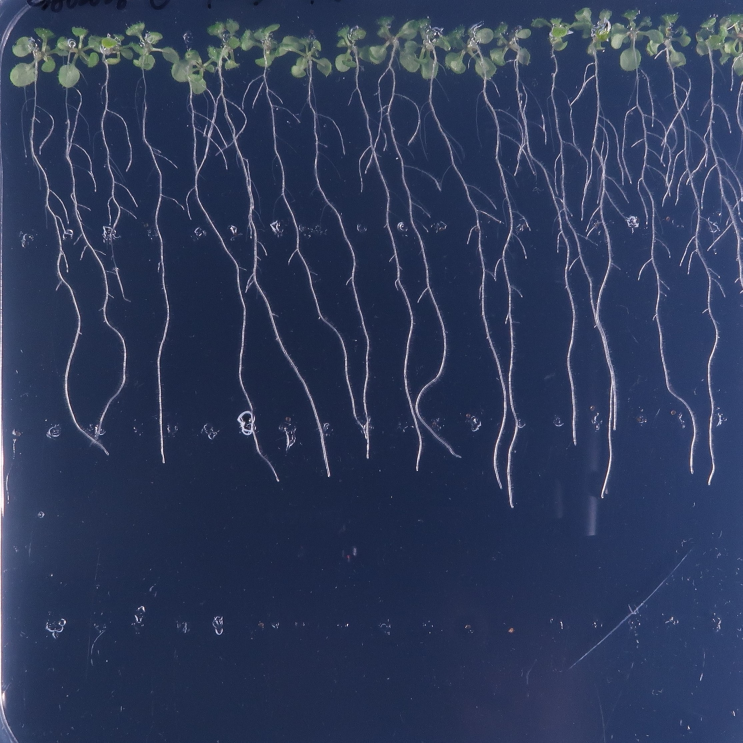
//> input picture test03.jpg, 2227 x 2228 px (shown at 1/3 size)
$ ./main   (built with g++ and OpenCV 4)
//> lines starting //> are read from the running program, lines starting //| are printed output that depends on the picture; after the words box and inside, x2 and y2 are one past the last pixel; in counts of white or black regions, pixels touching at a corner belong together
#include <opencv2/opencv.hpp>
#include <iostream>
#include <opencv2/highgui.hpp>
#include <string>
#include <sstream>

using namespace cv;

int grayBin();
int repair();
int deleaf();
int deLone();
void delete_jut();
void imageblur();
void HilditchThin1();
int myThin();
int measure();

//定义全局的原图形矩阵
Mat srcmat;//Mat &src = srcmat;
Mat srcmatGray;//Mat &srcG = srcmatGray;//读取图像并进行灰度化
Mat dismat1;//Mat &dis1 = dismat1;//储存二值化结果
Mat dismat2;//储存降噪结果
Mat dismat3;//储存去除叶子的结果
Mat dismat4;//存储去除孤立小区域的结果
Mat dismat5;//存储骨架
Mat result;
Mat tmp;//测试用

int main() {
	//定义全局的原图形矩阵
	srcmat = imread("test03.jpg");
//> srcmat is the input picture: 2228 rows x 2227 cols, CV_8UC3; mean B, G, R 89.1, 58.4, 46.4
	srcmatGray = imread("test03.jpg", 0);//读取图像并进行灰度化
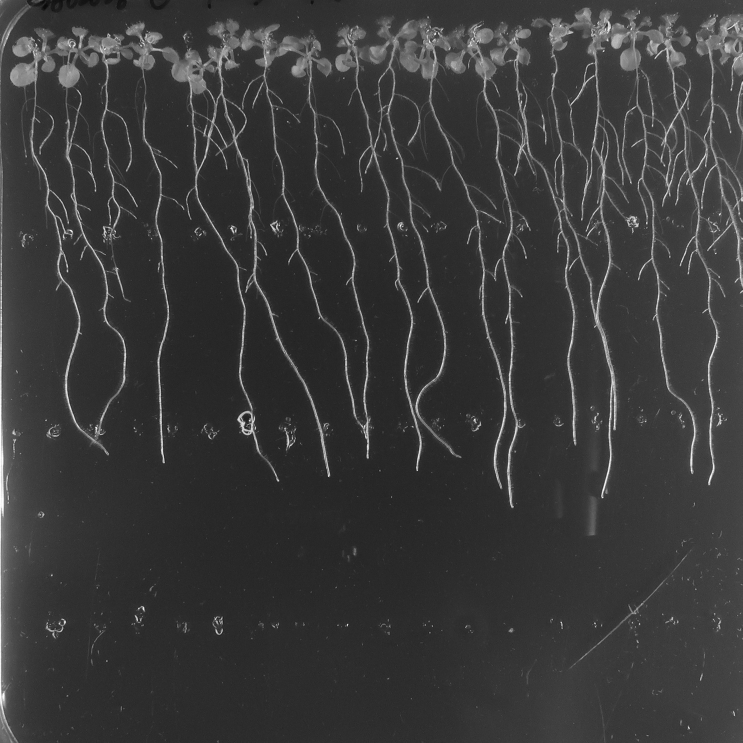
//> srcmatGray: 2228 rows x 2227 cols, CV_8UC1 (shown at 1/3 size); min 6, max 255, mean 58.3

	grayBin();//二值化
	repair();//图像降噪
	deleaf();//去除叶子
	deLone();//区域删除
	myThin();//细化
	measure();//测量
	return 0;
}

//后续：定义全局变量存储文件路径


//二值化
//后续添加用户可调的二值化窗口
int grayBin() {

	threshold(srcmatGray, dismat1, 85, 255, THRESH_BINARY);//后续可优化使用大津法
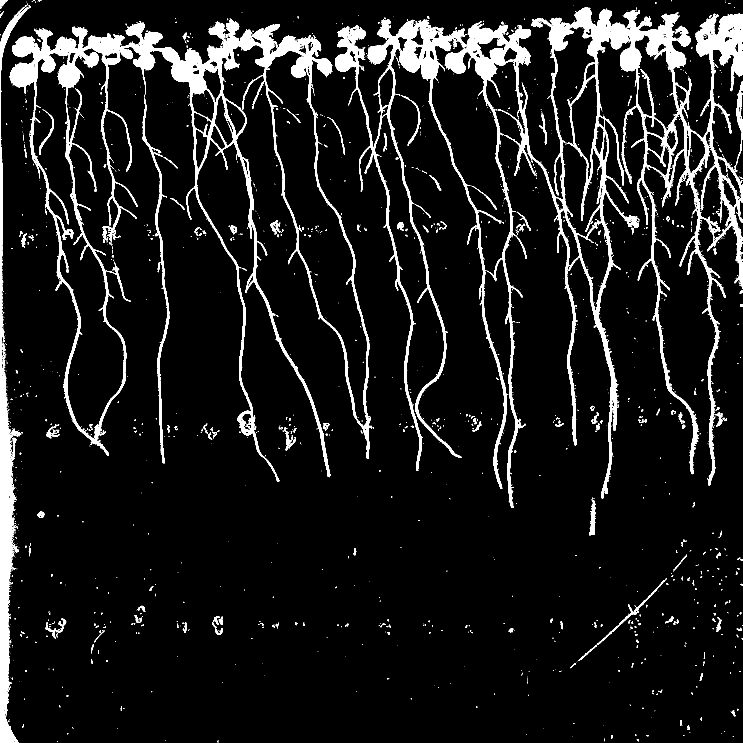
//> dismat1: 2228 rows x 2227 cols, CV_8UC1 (shown at 1/3 size); 9% white; 2082 white regions (1792 under 20 px), largest, box (x1, y1, x2, y2) and area: (1334, 22, 2227, 1524) 167365, (29, 55, 1112, 1446) 137258, (1005, 57, 1520, 1467) 57565
	imshow("original", srcmat);
	//imshow("bin", dismat1);
	//waitKey(0);
	imwrite("binresult.jpg", dismat1);

	return 0;
}

//图像修复与降噪
int repair() {
	//闭合运算连接根毛
	Mat element3(3, 3, CV_8U, Scalar(1));
	Mat closed;
	morphologyEx(dismat1, closed, MORPH_CLOSE, element3);
//> closed: 2228 rows x 2227 cols, CV_8UC1; 9.3% white; 1315 white regions (1082 under 20 px), largest, box (x1, y1, x2, y2) and area: (1005, 22, 2227, 1524) 237561, (29, 55, 1122, 1446) 150663, (0, 11, 92, 2228) 43907
	//imshow("repaired", closed);

	//开运算降噪
	Mat element4(4, 4, CV_8U, Scalar(1));
	Mat opened;
	morphologyEx(closed, opened, MORPH_OPEN, element4);
//> opened: 2228 rows x 2227 cols, CV_8UC1; 8.6% white; 391 white regions (80 under 20 px), largest, box (x1, y1, x2, y2) and area: (1105, 24, 2160, 1524) 151365, (30, 59, 1072, 1432) 105232, (0, 320, 63, 2228) 41633
	//imshow("denoised", opened);
	//waitKey(0);//used foe debug
	opened.copyTo(dismat2);
	imwrite("denoised.jpg", opened);

	return 0;
}

//去除叶子
int deleaf() {
	//腐蚀根
	Mat element13(13, 13, CV_8U, Scalar(1));
	Mat eroded;
	erode(dismat2, eroded, element13);
//> eroded: 2228 rows x 2227 cols, CV_8UC1; 2% white; 96 white regions (28 under 20 px), largest, box (x1, y1, x2, y2) and area: (0, 482, 47, 2228) 27052, (2095, 49, 2227, 185) 6821, (1770, 39, 1925, 163) 5303
	//imshow("erodedRoot", eroded);used for debug

	//膨胀叶子
	Mat dilated;
	dilate(eroded, dilated, element13);
//> dilated: 2228 rows x 2227 cols, CV_8UC1; 4.1% white; 69 white regions, largest, box (x1, y1, x2, y2) and area: (0, 476, 53, 2228) 39178, (2089, 43, 2227, 227) 14619, (1720, 24, 1931, 169) 13051

	//与原图相减并再次降噪
	Mat element4(4, 4, CV_8U, Scalar(1));
	Mat subed;
	subtract(dismat2, dilated, subed);
//> subed: 2228 rows x 2227 cols, CV_8UC1; 4.6% white; 858 white regions (321 under 20 px), largest, box (x1, y1, x2, y2) and area: (571, 197, 992, 1432) 20191, (1543, 146, 1786, 1337) 16132, (1447, 241, 1565, 1524) 9885
	//imshow("aubtract", subed);
	morphologyEx(subed, dismat3, MORPH_OPEN, element4);
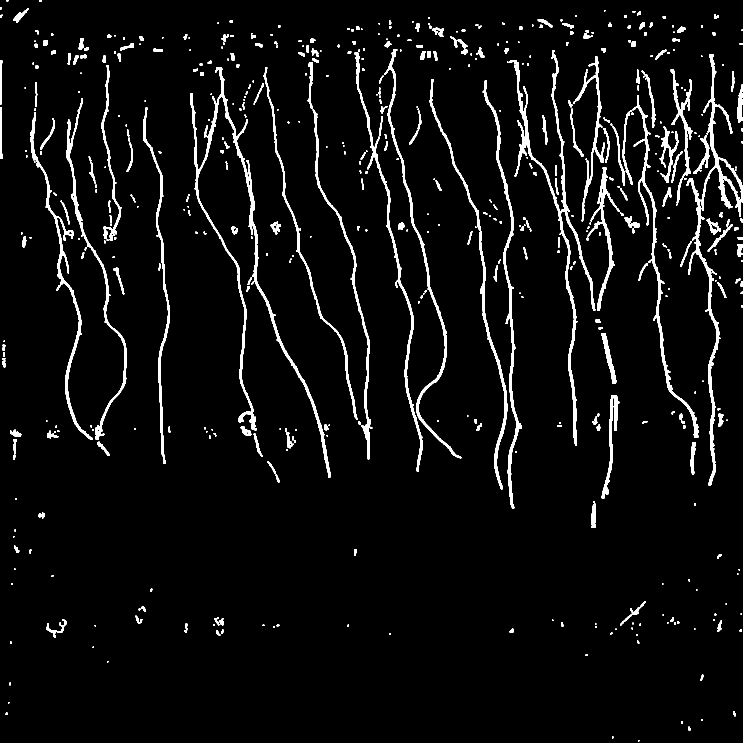
//> dismat3: 2228 rows x 2227 cols, CV_8UC1 (shown at 1/3 size); 4.5% white; 585 white regions (99 under 20 px)
	//imshow("deleaf", dismat3);

	//waitKey(0);
	imwrite("deleaf.jpg", dismat3);

	return 0;
}

//去除孤立区域
int deLone() {
	//提取轮廓
	std::vector<std::vector<cv::Point>> contours;//存轮廓的向量
	findContours(dismat3, contours, RETR_EXTERNAL, CHAIN_APPROX_NONE);
//> contours = 585 contours, 212 with area under 20; largest, box (x1, y1, x2, y2) and area: (572, 202, 993, 1433) 17398, (1544, 151, 1786, 1338) 13872, (2105, 162, 2227, 651) 9600, (1448, 242, 1566, 1525) 8531, (1153, 148, 1384, 1375) 7862

	//在黑色图像上画出白色轮廓
	Mat profile(srcmat.size(), CV_8U, Scalar(225));
	drawContours(profile, contours,
		-1,//画出全部
		0,//黑色
		2);//宽度为2
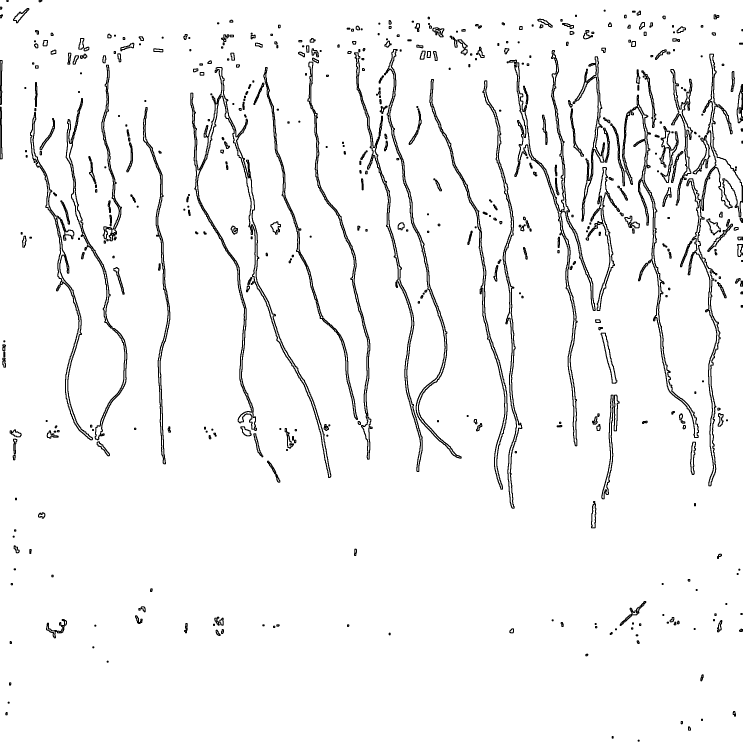
//> profile: 2228 rows x 2227 cols, CV_8UC1 (shown at 1/3 size); values 0 (black) and 225 (white), 95.4% white; 495 black regions (1 under 20 px), largest, box (x1, y1, x2, y2) and area: (571, 201, 994, 1434) 19924, (1520, 150, 1787, 1339) 15394, (1866, 284, 2097, 1314) 11301
	//imshow("profile", profile);

	//删除面积小的区域
	//轮廓长度策略
	dismat3.copyTo(dismat4);
	double area = 0.0;
	for (int i = 0;i < contours.size();i++) {
		area = contourArea(contours[i]);
		if (area < 770)
			drawContours(dismat4, contours,
				i,//第i个区域
				0,//填充颜色
				-1);//按照填充方式处理
	}
//> this loop made 585 passes
//> area on passes 3, 4, 6, 7, 9, 10, 12, 14, 15, 18, 19, 20: 49.5, 26.5, 25.5, 63, 25.5, 69, 23.5, 21.5, 33, 22, 86, 51.5
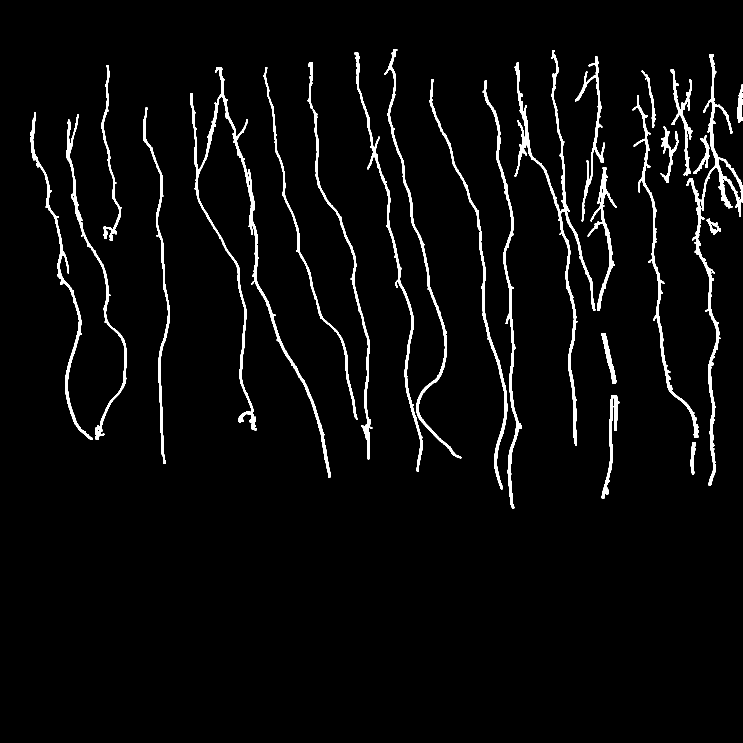
//> dismat4: 2228 rows x 2227 cols, CV_8UC1 (shown at 1/3 size); 3.4% white; 30 white regions, largest, box (x1, y1, x2, y2) and area: (572, 202, 993, 1433) 20134, (1544, 151, 1786, 1338) 16103, (1448, 242, 1566, 1525) 9882
	//imshow("deLone", dismat4);
	//waitKey(0);
	imwrite("deLone.jpg", dismat4);

	return 0;
}

//去除边缘突出部
//去除二值图像边缘的突出部
//uthreshold、vthreshold分别表示突出部的宽度阈值和高度阈值
//type代表突出部的颜色，0表示黑色，1代表白色
void delete_jut(Mat& src, Mat& dst, int uthreshold, int vthreshold, int type)
{
//> called with uthreshold = 3, vthreshold = 3, type = 1
	int threshold;
	src.copyTo(dst);
	int height = dst.rows;
//> height = 2228
	int width = dst.cols;
//> width = 2227
	int k;  //用于循环计数传递到外部
	for (int i = 0; i < height - 1; i++)
	{
		uchar* p = dst.ptr<uchar>(i);
		for (int j = 0; j < width - 1; j++)
		{
			if (type == 0)
			{
				//行消除
				if (p[j] == 255 && p[j + 1] == 0)
				{
					if (j + uthreshold >= width)
					{
						for (int k = j + 1; k < width; k++)
							p[k] = 255;
					}
					else
					{
						for (k = j + 2; k <= j + uthreshold; k++)
						{
							if (p[k] == 255) break;
						}
						if (p[k] == 255)
						{
							for (int h = j + 1; h < k; h++)
								p[h] = 255;
						}
					}
				}
				//列消除
				if (p[j] == 255 && p[j + width] == 0)
				{
					if (i + vthreshold >= height)
					{
						for (k = j + width; k < j + (height - i)*width; k += width)
							p[k] = 255;
					}
					else
					{
						for (k = j + 2 * width; k <= j + vthreshold*width; k += width)
						{
							if (p[k] == 255) break;
						}
						if (p[k] == 255)
						{
							for (int h = j + width; h < k; h += width)
								p[h] = 255;
						}
					}
				}
			}
			else  //type = 1
			{
				//行消除
				if (p[j] == 0 && p[j + 1] == 255)
				{
					if (j + uthreshold >= width)
					{
						for (int k = j + 1; k < width; k++)
							p[k] = 0;
					}
					else
					{
						for (k = j + 2; k <= j + uthreshold; k++)
						{
							if (p[k] == 0) break;
						}
						if (p[k] == 0)
						{
							for (int h = j + 1; h < k; h++)
								p[h] = 0;
						}
					}
				}
				//列消除
				if (p[j] == 0 && p[j + width] == 255)
				{
					if (i + vthreshold >= height)
					{
						for (k = j + width; k < j + (height - i)*width; k += width)
							p[k] = 0;
					}
					else
					{
						for (k = j + 2 * width; k <= j + vthreshold*width; k += width)
						{
							if (p[k] == 0) break;
						}
						if (p[k] == 0)
						{
							for (int h = j + width; h < k; h += width)
								p[h] = 0;
						}
					}
				}
			}
		}
	}
}

//图片边缘光滑处理
//size表示取均值的窗口大小，threshold表示对均值图像进行二值化的阈值
void imageblur(Mat& src, Mat& dst, Size size, int threshold)
{
	int height = src.rows;
	int width = src.cols;
	blur(src, dst, size);
	for (int i = 0; i < height; i++)
	{
		uchar* p = dst.ptr<uchar>(i);
		for (int j = 0; j < width; j++)
		{
			if (p[j] < threshold)
				p[j] = 0;
			else p[j] = 255;
		}
	}
	imshow("Blur", dst);
}


//细化函数
void HilditchThin1(Mat &src, Mat &dst)
{
	//http://cgm.cs.mcgill.ca/~godfried/teaching/projects97/azar/skeleton.html#algorithm
	//算法有问题，得不到想要的效果
	if (src.type() != CV_8UC1)
	{
		printf("只能处理二值或灰度图像\n");
		return;
	}
	//非原地操作时候，copy src到dst
	if (dst.data != src.data)
	{
		src.copyTo(dst);
	}

	int i, j;
	int width, height;
	//之所以减2，是方便处理8邻域，防止越界
	width = src.cols - 2;
//> width = 2225
	height = src.rows - 2;
//> height = 2226
	int step = src.step;
//> step = 2227
	int  p2, p3, p4, p5, p6, p7, p8, p9;
	uchar* img;
	bool ifEnd;
	int A1;
	cv::Mat tmpimg;
	while (1)
	{
		dst.copyTo(tmpimg);
		ifEnd = false;
		img = tmpimg.data + step;
		for (i = 2; i < height; i++)
		{
			img += step;
			for (j = 2; j<width; j++)
			{
				uchar* p = img + j;
				A1 = 0;
				if (p[0] > 0)
				{
					if (p[-step] == 0 && p[-step + 1]>0) //p2,p3 01模式
					{
						A1++;
					}
					if (p[-step + 1] == 0 && p[1]>0) //p3,p4 01模式
					{
						A1++;
					}
					if (p[1] == 0 && p[step + 1]>0) //p4,p5 01模式
					{
						A1++;
					}
					if (p[step + 1] == 0 && p[step]>0) //p5,p6 01模式
					{
						A1++;
					}
					if (p[step] == 0 && p[step - 1]>0) //p6,p7 01模式
					{
						A1++;
					}
					if (p[step - 1] == 0 && p[-1]>0) //p7,p8 01模式
					{
						A1++;
					}
					if (p[-1] == 0 && p[-step - 1]>0) //p8,p9 01模式
					{
						A1++;
					}
					if (p[-step - 1] == 0 && p[-step]>0) //p9,p2 01模式
					{
						A1++;
					}
					p2 = p[-step]>0 ? 1 : 0;
					p3 = p[-step + 1]>0 ? 1 : 0;
					p4 = p[1]>0 ? 1 : 0;
					p5 = p[step + 1]>0 ? 1 : 0;
					p6 = p[step]>0 ? 1 : 0;
					p7 = p[step - 1]>0 ? 1 : 0;
					p8 = p[-1]>0 ? 1 : 0;
					p9 = p[-step - 1]>0 ? 1 : 0;
					//计算AP2,AP4
					int A2, A4;
					A2 = 0;
					//if(p[-step]>0)
					{
						if (p[-2 * step] == 0 && p[-2 * step + 1]>0) A2++;
						if (p[-2 * step + 1] == 0 && p[-step + 1]>0) A2++;
						if (p[-step + 1] == 0 && p[1]>0) A2++;
						if (p[1] == 0 && p[0]>0) A2++;
						if (p[0] == 0 && p[-1]>0) A2++;
						if (p[-1] == 0 && p[-step - 1]>0) A2++;
						if (p[-step - 1] == 0 && p[-2 * step - 1]>0) A2++;
						if (p[-2 * step - 1] == 0 && p[-2 * step]>0) A2++;
					}


					A4 = 0;
					//if(p[1]>0)
					{
						if (p[-step + 1] == 0 && p[-step + 2]>0) A4++;
						if (p[-step + 2] == 0 && p[2]>0) A4++;
						if (p[2] == 0 && p[step + 2]>0) A4++;
						if (p[step + 2] == 0 && p[step + 1]>0) A4++;
						if (p[step + 1] == 0 && p[step]>0) A4++;
						if (p[step] == 0 && p[0]>0) A4++;
						if (p[0] == 0 && p[-step]>0) A4++;
						if (p[-step] == 0 && p[-step + 1]>0) A4++;
					}


					//printf("p2=%d p3=%d p4=%d p5=%d p6=%d p7=%d p8=%d p9=%d\n", p2, p3, p4, p5, p6,p7, p8, p9);
					//printf("A1=%d A2=%d A4=%d\n", A1, A2, A4);
					if ((p2 + p3 + p4 + p5 + p6 + p7 + p8 + p9)>1 && (p2 + p3 + p4 + p5 + p6 + p7 + p8 + p9)<7 && A1 == 1)
					{
						if (((p2 == 0 || p4 == 0 || p8 == 0) || A2 != 1) && ((p2 == 0 || p4 == 0 || p6 == 0) || A4 != 1))
						{
							dst.at<uchar>(i, j) = 0; //满足删除条件，设置当前像素为0
							ifEnd = true;
							//printf("\n");

							//PrintMat(dst);
						}
					}
				}
			}
		}
		//printf("\n");
		//PrintMat(dst);
		//PrintMat(dst);
		//已经没有可以细化的像素了，则退出迭代
		if (!ifEnd) break;
	}
//> this loop made 14 passes
//> p2 on passes 1 to 12: 1, 1, 1, 1, 0, 0, 0, 0, 0, 0, 0, 0
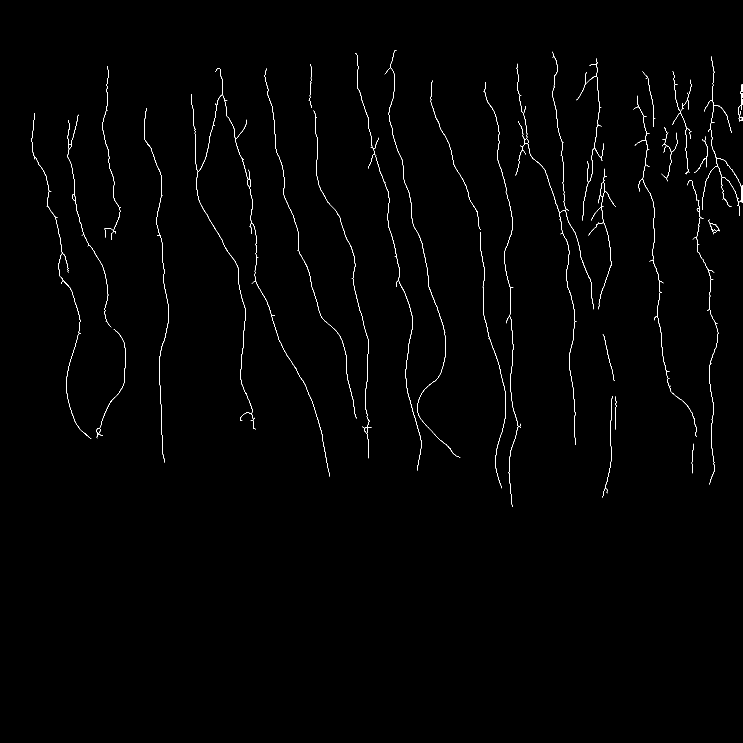
//> tmpimg: 2228 rows x 2227 cols, CV_8UC1 (shown at 1/3 size); 0.53% white in thin lines or dots, all inside (x1, y1, x2, y2) = (95, 150, 2227, 1521)
//> after the loop, A1 = 0; p2 = 0; p3 = 0; p4 = 0; p5 = 0; p6 = 0
}

//细化
int myThin() {
	Mat del;
	delete_jut(dismat4, del, 3, 3, 1);
	// [9 lines of commented-out code are left out]
	HilditchThin1(dismat4, dismat5);

	// [10 lines of commented-out code are left out]
	imwrite("thin.jpg", dismat5);


	return 0;
}

//测量
int measure() {
	//提取轮廓
	std::vector<std::vector<cv::Point>> contours;//存轮廓的向量
	findContours(dismat5, contours,
		RETR_EXTERNAL,//检索外部轮廓
		CHAIN_APPROX_NONE);//每个轮廓的全部像素
//> contours = 30 contours, 4 with area under 20; largest, box (x1, y1, x2, y2) and area: (2107, 169, 2227, 648) 3788, (574, 205, 989, 1430) 562, (1766, 506, 1848, 928) 496, (2124, 658, 2160, 703) 450, (1546, 155, 1782, 1335) 412


	//在原图标出轮廓
	srcmat.copyTo(result);
	drawContours(result, contours,
		-1,//画出全部
		Scalar(0,0,255),//red
		2);//宽度为2
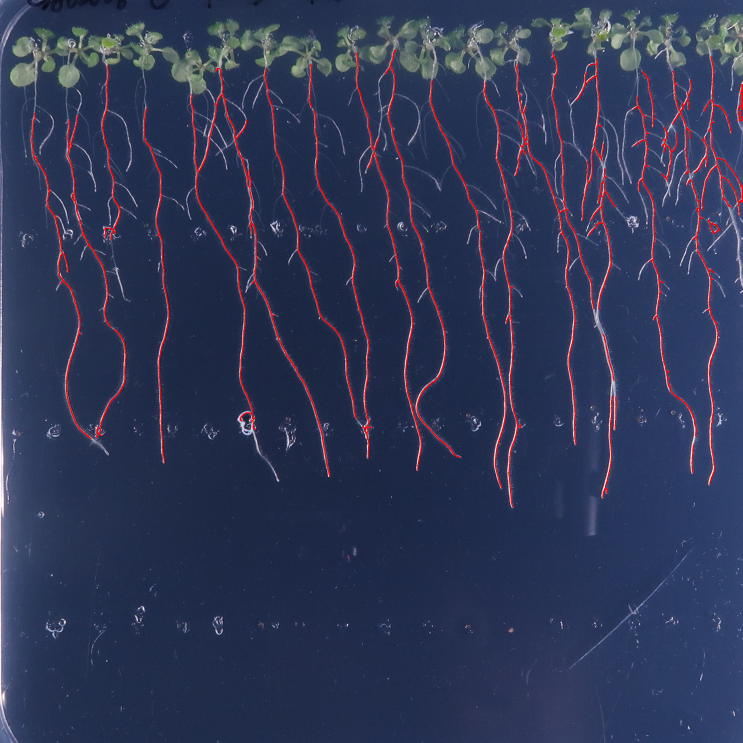
//> result: 2228 rows x 2227 cols, CV_8UC3 (shown at 1/3 size); mean B, G, R 86.4, 56.1, 48.5
	//imshow("redline",result);

	//循环测量
	int size = contours.size();
//> size = 30
	const int MAXSIZE = 100;
	double length[MAXSIZE];
	Point numPoint;//表数字的点
	String str;
	for (int i = 0;i < size;i++) {
		length[i] = arcLength(contours[i],0);
		numPoint = contours[i][0];
		std::stringstream ss;
		ss << i;
		str = ss.str();
		putText(result, str, numPoint, FONT_HERSHEY_COMPLEX, 2.0, Scalar(0, 0, 255), 2);
	}
//> this loop made 30 passes
//> numPoint on passes 1 to 12: Point(2081, 1331), Point(1847, 1189), Point(1836, 1188), Point(1808, 1003), Point(341, 987), Point(1441, 696), Point(2127, 658), Point(2069, 540), Point(1813, 506), Point(2116, 409), Point(1993, 381), Point(234, 344)

	imshow("result", result);

	for (int i = 0;i < size;i++) {
		std::cout << "test point" << i << "  " << "length:" << length[i] << std::endl;
	}
//> this loop made 30 passes
//| test point0  length:184.113
//| test point1  length:205.284
//| test point2  length:676.522
//| test point3  length:305.338
//| test point4  length:798.867
//| test point5  length:1655.22
//| test point6  length:149.51
//| test point7  length:2203.86
//> (output is shown up to pass 8 of 30)
	waitKey(0);
	imwrite("result.jpg", result);

	return 0;
}
